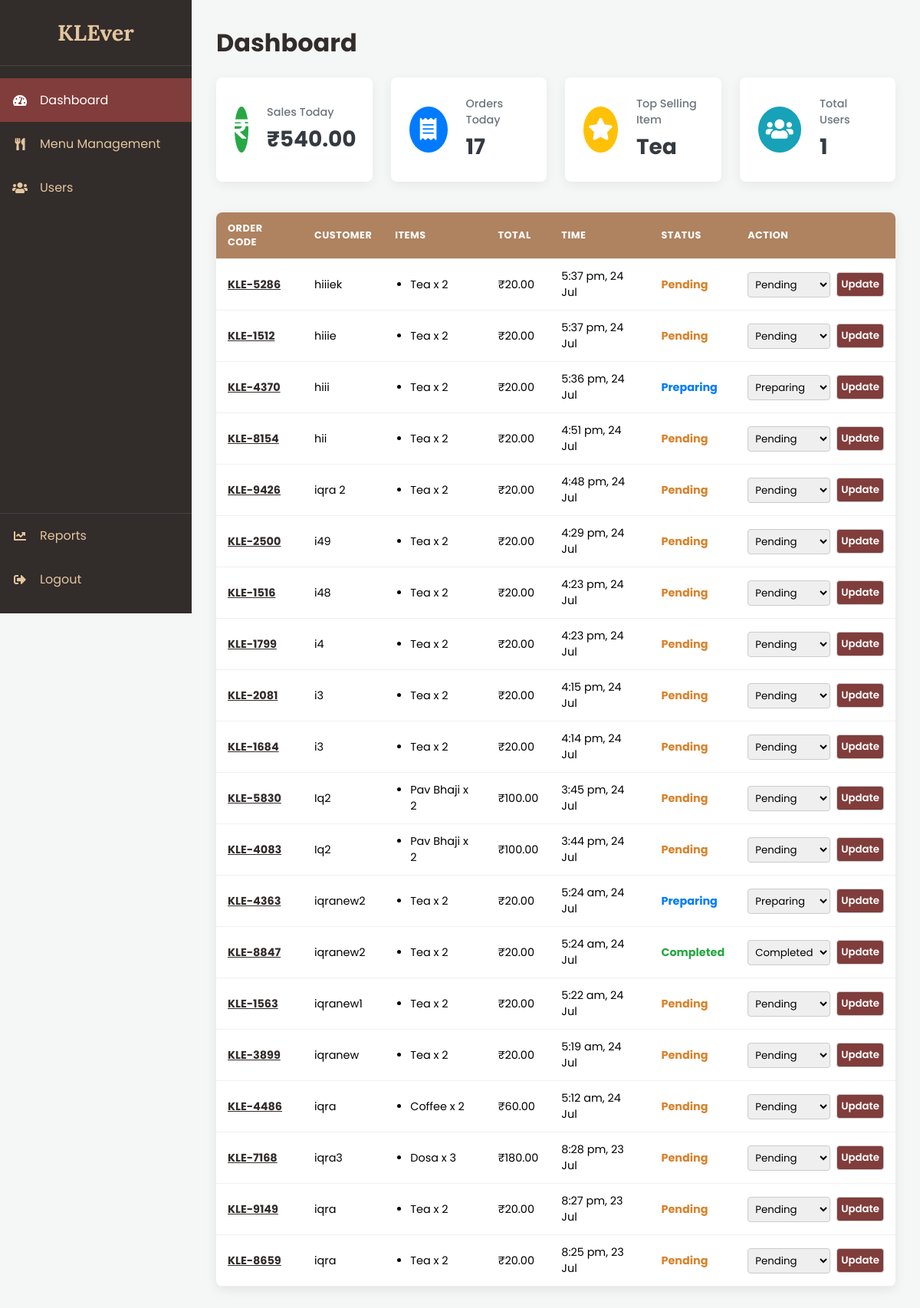
The page /admin_dashboard.php (signed in) on the database its author committed.
### tables this page shows
CREATE TABLE `orders` (
  `id` int NOT NULL AUTO_INCREMENT,
  `user_id` int DEFAULT NULL,
  `order_code` varchar(20) NOT NULL,
  `name` varchar(255) NOT NULL,
  `email` varchar(255) NOT NULL,
  `payment_method` varchar(50) NOT NULL,
  `total` decimal(10,2) NOT NULL,
  `status` varchar(50) NOT NULL DEFAULT 'Pending',
  `order_time` timestamp NOT NULL DEFAULT CURRENT_TIMESTAMP,
  PRIMARY KEY (`id`)
);

CREATE TABLE `order_items` (
  `id` int NOT NULL AUTO_INCREMENT,
  `order_id` int NOT NULL,
  `item_id` int NOT NULL,
  `item_name` varchar(255) NOT NULL,
  `quantity` int NOT NULL,
  `price_per_item` decimal(10,2) NOT NULL,
  PRIMARY KEY (`id`),
  KEY `order_id` (`order_id`),
  CONSTRAINT `order_items_ibfk_1` FOREIGN KEY (`order_id`) REFERENCES `orders` (`id`) ON DELETE CASCADE
);

### admin_dashboard.php (the view, shortened to what this page needs)
<?php
$conn = new mysqli('localhost', 'root', '', 'klever_db');
$orders_result = $conn->query("SELECT * FROM orders ORDER BY order_time DESC LIMIT 20");
$today_date = date('Y-m-d');
$stmt_sales = $conn->prepare("SELECT SUM(total) as total_sales FROM orders WHERE DATE(order_time) = ?");
$stmt_sales->bind_param("s", $today_date);
$stmt_sales->execute();
$sales_today = $stmt_sales->get_result()->fetch_assoc()['total_sales'] ?? 0;
$stmt_orders = $conn->prepare("SELECT COUNT(id) as order_count FROM orders WHERE DATE(order_time) = ?");
$stmt_orders->bind_param("s", $today_date);
$stmt_orders->execute();
$orders_today = $stmt_orders->get_result()->fetch_assoc()['order_count'] ?? 0;
$top_item_result = $conn->query(
    "SELECT item_name, SUM(quantity) as total_quantity
     FROM order_items
     GROUP BY item_name
     ORDER BY total_quantity DESC
     LIMIT 1"
);
$top_item = $top_item_result->fetch_assoc()['item_name'] ?? 'N/A';
$total_users_result = $conn->query("SELECT COUNT(id) as user_count FROM user WHERE type != 1");
$total_users = $total_users_result->fetch_assoc()['user_count'] ?? 0;
?>
<!DOCTYPE html>
<html lang="en">
<head>
  <link rel="stylesheet" href="https://cdnjs.cloudflare.com/ajax/libs/font-awesome/5.15.4/css/all.min.css">
  <link rel="stylesheet" href="admin_dashboard_styles.css">
</head>
<body>
<div class="admin-wrapper">
   <?php include 'admin_sidebar.php'; ?>
   <div class="main-content">
    <h1>Dashboard</h1>
    <div class="stat-cards-container">
        <div class="stat-card">
            <div class="stat-icon sales">
                <i class="fas fa-rupee-sign"></i>
            </div>
            <div class="stat-info">
                <p>Sales Today</p>
                <h3>₹<?php echo number_format($sales_today, 2); ?></h3>
            </div>
        </div>
        <div class="stat-card">
            <div class="stat-icon orders">
                <i class="fas fa-receipt"></i>
            </div>
            <div class="stat-info">
                <p>Orders Today</p>
                <h3><?php echo $orders_today; ?></h3>
            </div>
        </div>
        <div class="stat-card">
            <div class="stat-icon top-item">
                <i class="fas fa-star"></i>
            </div>
            <div class="stat-info">
                <p>Top Selling Item</p>
                <h3><?php echo htmlspecialchars($top_item); ?></h3>
            </div>
        </div>
        <div class="stat-card">
            <div class="stat-icon users">
                <i class="fas fa-users"></i>
            </div>
            <div class="stat-info">
                <p>Total Users</p>
                <h3><?php echo $total_users; ?></h3>
            </div>
        </div>
    </div>
    <table>
            <thead>
                <tr>
                    <th>Order Code</th><th>Customer</th><th>Items</th><th>Total</th><th>Time</th><th>Status</th><th>Action</th>
                </tr>
            </thead>
            <tbody>
                <?php if ($orders_result->num_rows > 0): ?>
                    <?php while($order = $orders_result->fetch_assoc()): ?>
                    <tr>
<td>
    <a href="admin_order_details.php?id=<?php echo $order['id']; ?>" style="font-weight:bold; text-decoration:underline; color:#322C2B;">
        <?php echo htmlspecialchars($order['order_code']); ?>
    </a>
</td>                        <td><?php echo htmlspecialchars($order['name']); ?></td>
                        <td>
    <ul>
    <?php
        $stmt_items = $conn->prepare("SELECT item_name, quantity FROM order_items WHERE order_id = ?");
        $stmt_items->bind_param("i", $order['id']);
        $stmt_items->execute();
        $items_result = $stmt_items->get_result();
        while ($item = $items_result->fetch_assoc()) {
            echo "<li>" . htmlspecialchars($item['item_name']) . " x " . $item['quantity'] . "</li>";
        }
    ?>
    </ul>
</td>
                        <td>₹<?php echo number_format($order['total'], 2); ?></td>
                        <td><?php echo date("g:i a, d M", strtotime($order['order_time'])); ?></td>
                        <td class="status-<?php echo strtolower($order['status']); ?>"><?php echo $order['status']; ?></td>
                        <td>
                            <form class="update-form" action="update_status.php" method="POST">
                                <select name="new_status">
                                    <option value="Pending" <?php if($order['status'] == 'Pending') echo 'selected'; ?>>Pending</option>
                                    <option value="Preparing" <?php if($order['status'] == 'Preparing') echo 'selected'; ?>>Preparing</option>
                                    <option value="Completed" <?php if($order['status'] == 'Completed') echo 'selected'; ?>>Completed</option>
                                </select>
                                <button type="submit">Update</button>
                            </form>
                        </td>
                    </tr>
                    <?php endwhile; ?>
                <?php else: ?>
                    <tr><td colspan="7" style="text-align:center;">No orders yet. Check back soon!</td></tr>
                <?php endif; ?>
            </tbody>
        </table>
    </div>
</div>
</body>
</html>

### admin_dashboard_styles.css (style rules this page uses)
body { background-color: #f4f7f6; font-family: 'Poppins', sans-serif; margin: 0; }
.admin-wrapper { display: flex; }
.main-content { margin-left: 250px; flex-grow: 1; padding: 2rem; }
.main-content h1 { margin-top: 0; color: #322C2B; }
table { width: 100%; border-collapse: collapse; box-shadow: 0 4px 15px rgba(0,0,0,0.08); background: #fff; border-radius: 8px; overflow: hidden; font-size: 0.9rem; }
th, td { padding: 12px 15px; text-align: left; border-bottom: 1px solid #f0f0f0; }
th { background-color: #AF8260; color: white; text-transform: uppercase; font-size: 0.8rem; letter-spacing: 0.5px; }
td ul { padding-left: 20px; margin: 0; }
.status-pending { color: #d9822b; font-weight: bold; }
.status-preparing { color: #007bff; font-weight: bold; }
.status-completed { color: #28a745; font-weight: bold; }
.update-form { display: flex; align-items: center; gap: 8px; }
.update-form select, .update-form button { padding: 5px; border-radius: 4px; border: 1px solid #ccc; font-family: 'Poppins', sans-serif; }
.update-form button { background-color: #803D3B; color: white; cursor: pointer; font-weight: 600; }
.stat-cards-container { display: grid; grid-template-columns: repeat(auto-fit, minmax(200px, 1fr)); gap: 1.5rem; margin-bottom: 2.5rem; }
.stat-card { background-color: #ffffff; padding: 1.5rem; border-radius: 8px; box-shadow: 0 4px 15px rgba(0,0,0,0.06); display: flex; align-items: center; gap: 1.5rem; transition: transform 0.3s ease, box-shadow 0.3s ease; }
.stat-icon { width: 60px; height: 60px; border-radius: 50%; display: flex; justify-content: center; align-items: center; font-size: 1.8rem; color: #fff; }
.stat-icon.sales { background-color: #28a745; }
.stat-icon.orders { background-color: #007bff; }
.stat-icon.top-item { background-color: #ffc107; }
.stat-icon.users { background-color: #17a2b8; }
.stat-info p { margin: 0; color: #6c757d; font-size: 0.9rem; font-weight: 500; }
.stat-info h3 { margin: 0.25rem 0 0 0; color: #343a40; font-size: 1.75rem; }

### rows shown on the page
orders: order_code "KLE-5286", name "hiiiek", total "20.00", order_time "5:37 pm, 24 Jul", status "Pending", new_status "Pending"
order_items: item_name "Tea", quantity "2"
orders: order_code "KLE-1512", name "hiiie", total "20.00", order_time "5:37 pm, 24 Jul", status "Pending", new_status "Pending"
order_items: item_name "Tea", quantity "2"
orders: order_code "KLE-4370", name "hiii", total "20.00", order_time "5:36 pm, 24 Jul", status "Preparing", new_status "Preparing"
order_items: item_name "Tea", quantity "2"
orders: order_code "KLE-8154", name "hii", total "20.00", order_time "4:51 pm, 24 Jul", status "Pending", new_status "Pending"
order_items: item_name "Tea", quantity "2"
orders: order_code "KLE-9426", name "iqra 2", total "20.00", order_time "4:48 pm, 24 Jul", status "Pending", new_status "Pending"
order_items: item_name "Tea", quantity "2"
orders: order_code "KLE-2500", name "i49", total "20.00", order_time "4:29 pm, 24 Jul", status "Pending", new_status "Pending"
order_items: item_name "Tea", quantity "2"
orders: order_code "KLE-1516", name "i48", total "20.00", order_time "4:23 pm, 24 Jul", status "Pending", new_status "Pending"
order_items: item_name "Tea", quantity "2"
orders: order_code "KLE-1799", name "i4", total "20.00", order_time "4:23 pm, 24 Jul", status "Pending", new_status "Pending"
order_items: item_name "Tea", quantity "2"
orders: order_code "KLE-2081", name "i3", total "20.00", order_time "4:15 pm, 24 Jul", status "Pending", new_status "Pending"
order_items: item_name "Tea", quantity "2"
orders: order_code "KLE-1684", name "i3", total "20.00", order_time "4:14 pm, 24 Jul", status "Pending", new_status "Pending"
order_items: item_name "Tea", quantity "2"
orders: order_code "KLE-5830", name "Iq2", total "100.00", order_time "3:45 pm, 24 Jul", status "Pending", new_status "Pending"
order_items: item_name "Pav Bhaji", quantity "2"
orders: order_code "KLE-4083", name "Iq2", total "100.00", order_time "3:44 pm, 24 Jul", status "Pending", new_status "Pending"
order_items: item_name "Pav Bhaji", quantity "2"
orders: order_code "KLE-4363", name "iqranew2", total "20.00", order_time "5:24 am, 24 Jul", status "Preparing", new_status "Preparing"
order_items: item_name "Tea", quantity "2"
orders: order_code "KLE-8847", name "iqranew2", total "20.00", order_time "5:24 am, 24 Jul", status "Completed", new_status "Completed"
order_items: item_name "Tea", quantity "2"
orders: order_code "KLE-1563", name "iqranew1", total "20.00", order_time "5:22 am, 24 Jul", status "Pending", new_status "Pending"
order_items: item_name "Tea", quantity "2"
orders: order_code "KLE-3899", name "iqranew", total "20.00", order_time "5:19 am, 24 Jul", status "Pending", new_status "Pending"
order_items: item_name "Tea", quantity "2"
orders: order_code "KLE-4486", name "iqra", total "60.00", order_time "5:12 am, 24 Jul", status "Pending", new_status "Pending"
order_items: item_name "Coffee", quantity "2"
orders: order_code "KLE-7168", name "iqra3", total "180.00", order_time "8:28 pm, 23 Jul", status "Pending", new_status "Pending"
order_items: item_name "Dosa", quantity "3"
orders: order_code "KLE-9149", name "iqra", total "20.00", order_time "8:27 pm, 23 Jul", status "Pending", new_status "Pending"
order_items: item_name "Tea", quantity "2"
orders: order_code "KLE-8659", name "iqra", total "20.00", order_time "8:25 pm, 23 Jul", status "Pending", new_status "Pending"
order_items: item_name "Tea", quantity "2"

### other values the page prints
$sales_today "540.00"
$orders_today "17"
$top_item "Tea"
$total_users "1"
